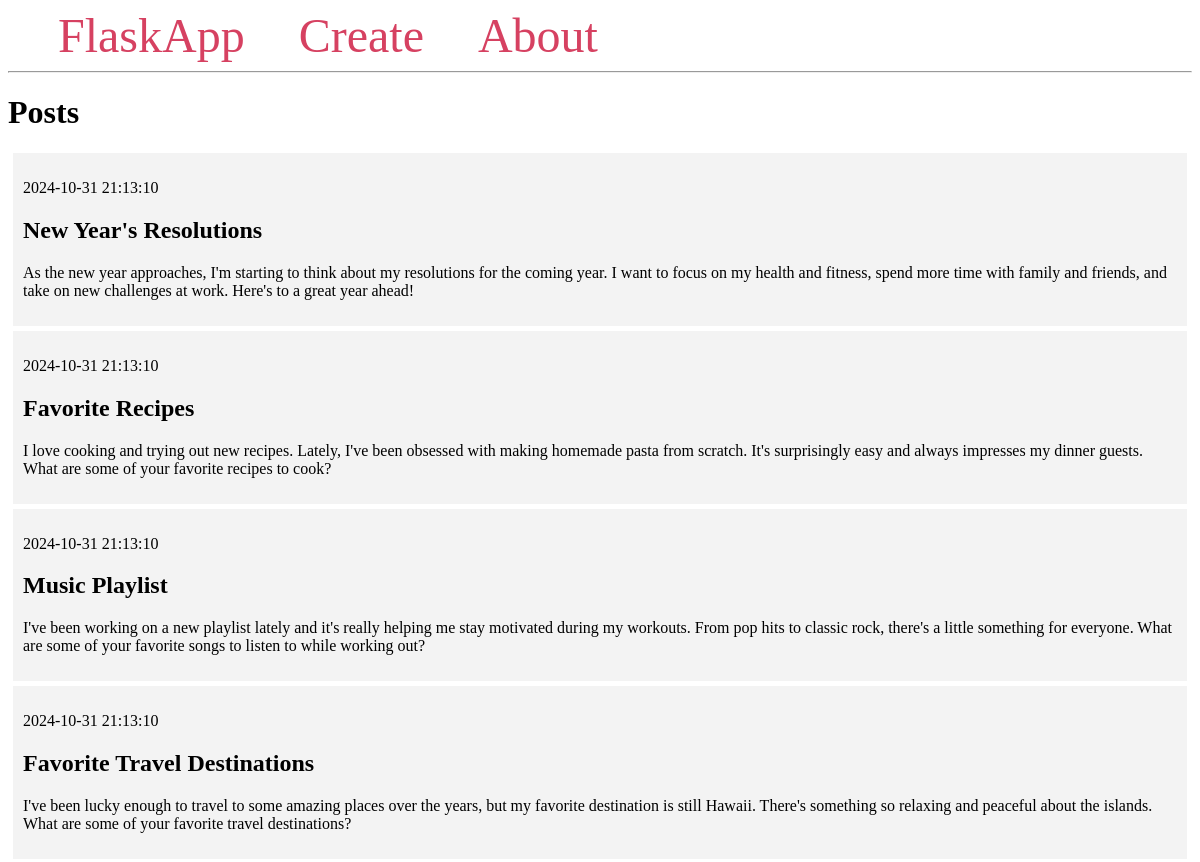
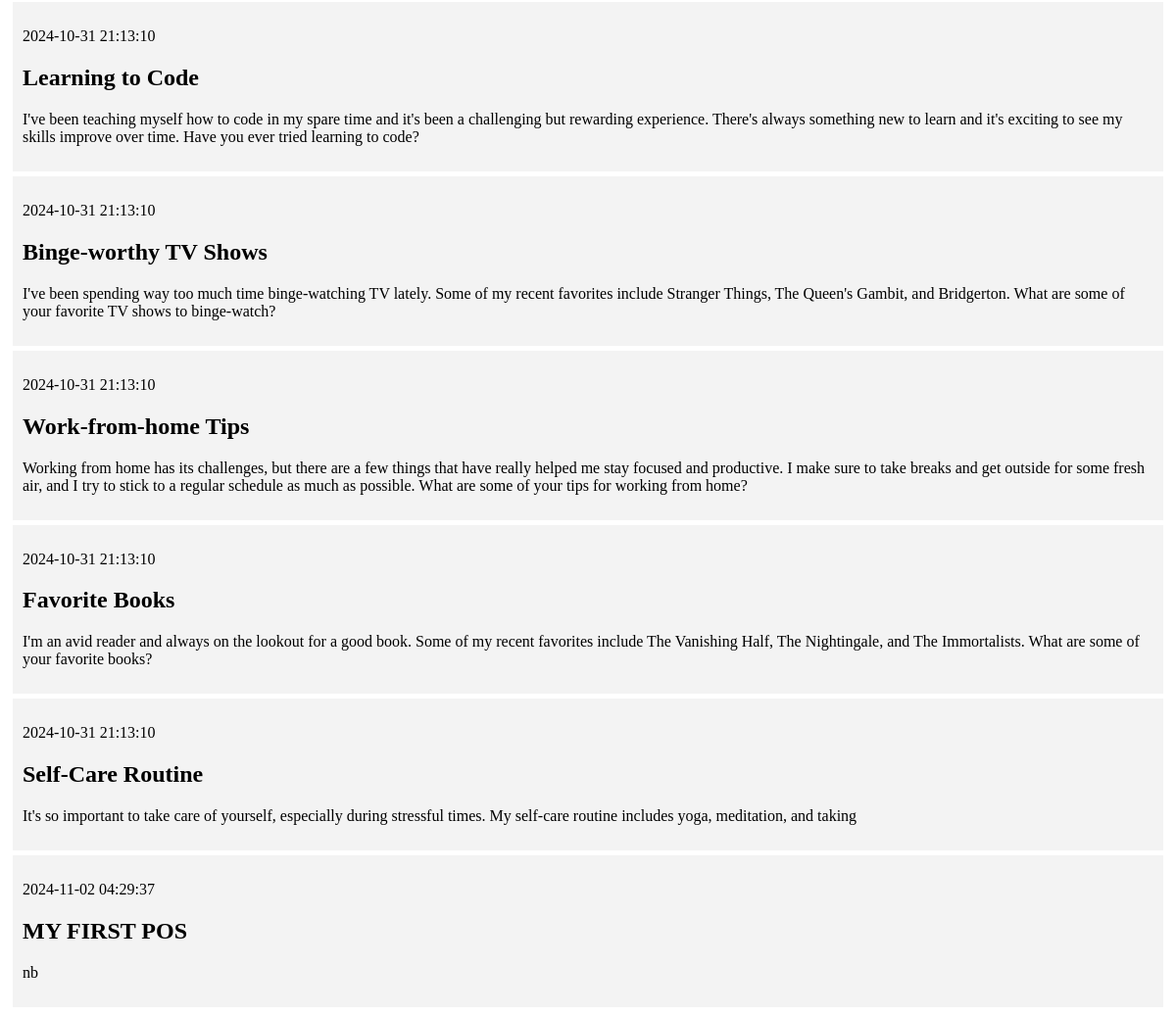
The page / on the database its author committed (2 pictures, top to bottom).
### tables this page shows
CREATE TABLE posts (
    id INTEGER PRIMARY KEY AUTOINCREMENT,
    created TIMESTAMP NOT NULL DEFAULT CURRENT_TIMESTAMP,
    title TEXT NOT NULL,
    content TEXT NOT NULL
);

### app.py (the view)
@app.route('/')
def index():
    conn = get_db_connection()
    posts = conn.execute('SELECT * FROM posts').fetchall()
    conn.close()
    return render_template("index.html", posts=posts)
    return "<h1>Welcome to My Blog</h1>"

### app.py (called while the page is built)
def get_db_connection():
    conn = sqlite3.connect('database.db')
    conn.row_factory = sqlite3.Row
    return conn

### templates/index.html
{% extends 'base.html' %}
{% block content %}
    <h1>{% block title %} Posts {% endblock %}</h1>
    {% for post in posts %}
        <div class='post'>
            <p>{{ post['created'] }}</p>
            <h2>{{ post['title'] }}</h2>
            <p>{{ post['content'] }}</p>
        </div>
    {% endfor %}
{% endblock %}

### templates/base.html (shortened to what this page needs)
<!DOCTYPE html>
<html lang="en">
<head>
</head>
<body>
    <nav>
        <a href="{{ url_for('index') }}">FlaskApp</a>
        <a href="{{ url_for('create') }}">Create</a>
        <a href="#">About</a>
    </nav>
    <hr>
    <div class="content">
        {% block content %} {% endblock %}
    </div>
</body>
</html>

### templates/base.html (style rules this page uses)
.post { padding: 10px; margin: 5px; background-color: #f3f3f3 }
nav a { color: #d64161; font-size: 3em; margin-left: 50px; text-decoration: none; }

### rows shown on the page
posts: created "2024-10-31 21:13:10", title "New Year's Resolutions", content "As the new year approaches, I'm starting to think about my resolutions for the coming year. I want to focus on my health and fitness, spend more time with family and friends, and take on new challenges at work. Here's to a great year ahead!"
posts: created "2024-10-31 21:13:10", title "Favorite Recipes", content "I love cooking and trying out new recipes. Lately, I've been obsessed with making homemade pasta from scratch. It's surprisingly easy and always impresses my dinner guests. What are some of your favorite recipes to cook?"
posts: created "2024-10-31 21:13:10", title "Music Playlist", content "I've been working on a new playlist lately and it's really helping me stay motivated during my workouts. From pop hits to classic rock, there's a little something for everyone. What are some of your favorite songs to listen to while working out?"
posts: created "2024-10-31 21:13:10", title "Favorite Travel Destinations", content "I've been lucky enough to travel to some amazing places over the years, but my favorite destination is still Hawaii. There's something so relaxing and peaceful about the islands. What are some of your favorite travel destinations?"
posts: created "2024-10-31 21:13:10", title "Learning to Code", content "I've been teaching myself how to code in my spare time and it's been a challenging but rewarding experience. There's always something new to learn and it's exciting to see my skills improve over time. Have you ever tried learning to code?"
posts: created "2024-10-31 21:13:10", title "Binge-worthy TV Shows", content "I've been spending way too much time binge-watching TV lately. Some of my recent favorites include Stranger Things, The Queen's Gambit, and Bridgerton. What are some of your favorite TV shows to binge-watch?"
posts: created "2024-10-31 21:13:10", title "Work-from-home Tips", content "Working from home has its challenges, but there are a few things that have really helped me stay focused and productive. I make sure to take breaks and get outside for some fresh air, and I try to stick to a regular schedule as much as possible. What are some of your tips for working from home?"
posts: created "2024-10-31 21:13:10", title "Favorite Books", content "I'm an avid reader and always on the lookout for a good book. Some of my recent favorites include The Vanishing Half, The Nightingale, and The Immortalists. What are some of your favorite books?"
posts: created "2024-10-31 21:13:10", title "Self-Care Routine", content "It's so important to take care of yourself, especially during stressful times. My self-care routine includes yoga, meditation, and taking"
posts: created "2024-11-02 04:29:37", title "MY FIRST POS", content "nb"
